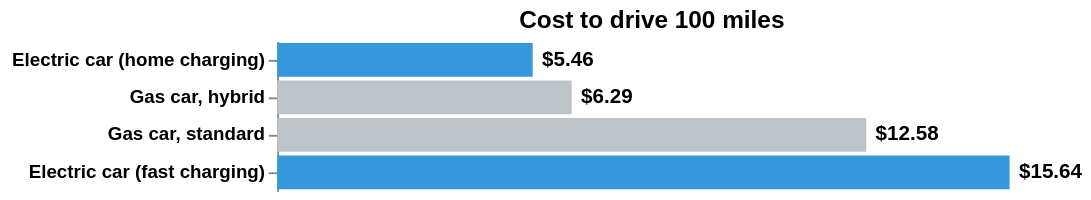

Notebook source saved alongside this figure:
### Markdown cell above
### Checkpoint 4: Remove grid and border, and make axis labels bold

1. Remove the grid using method chaining:
```
configure_axis(
  grid=False
)
```
2. Remove borders using method chaining:
```
configure_view(
  stroke=None
)
```
3. Make axis labels bold using method chaining:
```
configure_axis(
    labelFontWeight='someweight'
)
```

### Code cell
# TODO: Remove grid and border
# Copy code from checkpoint 2
# Use method chaining to remove borders and grid
# 1. Combine bars and text into a layered chart
final_chart = (bars + text)

# 2. Chain the configuration methods
final_chart = final_chart.configure_axis(
    grid=False,           # Remove background grid lines
    labelFontWeight='bold' # Make y-axis labels bold
).configure_view(
    stroke=None            # Remove the outer chart border/box
)

final_chart.display()

### Figure 1 — Vega-Lite specification as saved in the notebook (floating-point values rounded to 4 significant figures)
{"config": {"view": {"continuousWidth": 300, "continuousHeight": 300, "stroke": null}, "axis": {"grid": false, "labelFontWeight": "bold"}}, "layer": [{"mark": {"type": "bar"}, "encoding": {"color": {"field": "category", "legend": null, "scale": {"domain": ["electric", "gas"], "range": ["#3498db", "#bdc3c7"]}, "type": "nominal"}, "x": {"axis": null, "field": "cost", "title": null, "type": "quantitative"}, "y": {"field": "vehicle_type", "sort": null, "title": null, "type": "nominal"}}, "title": "Cost to drive 100 miles"}, {"mark": {"type": "text", "align": "left", "dx": 5, "fontWeight": "bold"}, "encoding": {"text": {"field": "cost", "format": "$.2f", "type": "quantitative"}, "x": {"axis": null, "field": "cost", "title": null, "type": "quantitative"}, "y": {"field": "vehicle_type", "sort": null, "title": null, "type": "nominal"}}, "title": "Cost to drive 100 miles"}], "data": {"name": "data-7bda8b2e114ab2ce6e88943cf463a6bc"}, "width": 400, "$schema": "https://vega.github.io/schema/vega-lite/v6.1.0.json", "datasets": {"data-7bda8b2e114ab2ce6e88943cf463a6bc": [{"vehicle_type": "Electric car (home charging)", "cost": 5.457, "category": "electric"}, {"vehicle_type": "Gas car, hybrid", "cost": 6.29, "category": "gas"}, {"vehicle_type": "Gas car, standard", "cost": 12.58, "category": "gas"}, {"vehicle_type": "Electric car (fast charging)", "cost": 15.64, "category": "electric"}]}}
